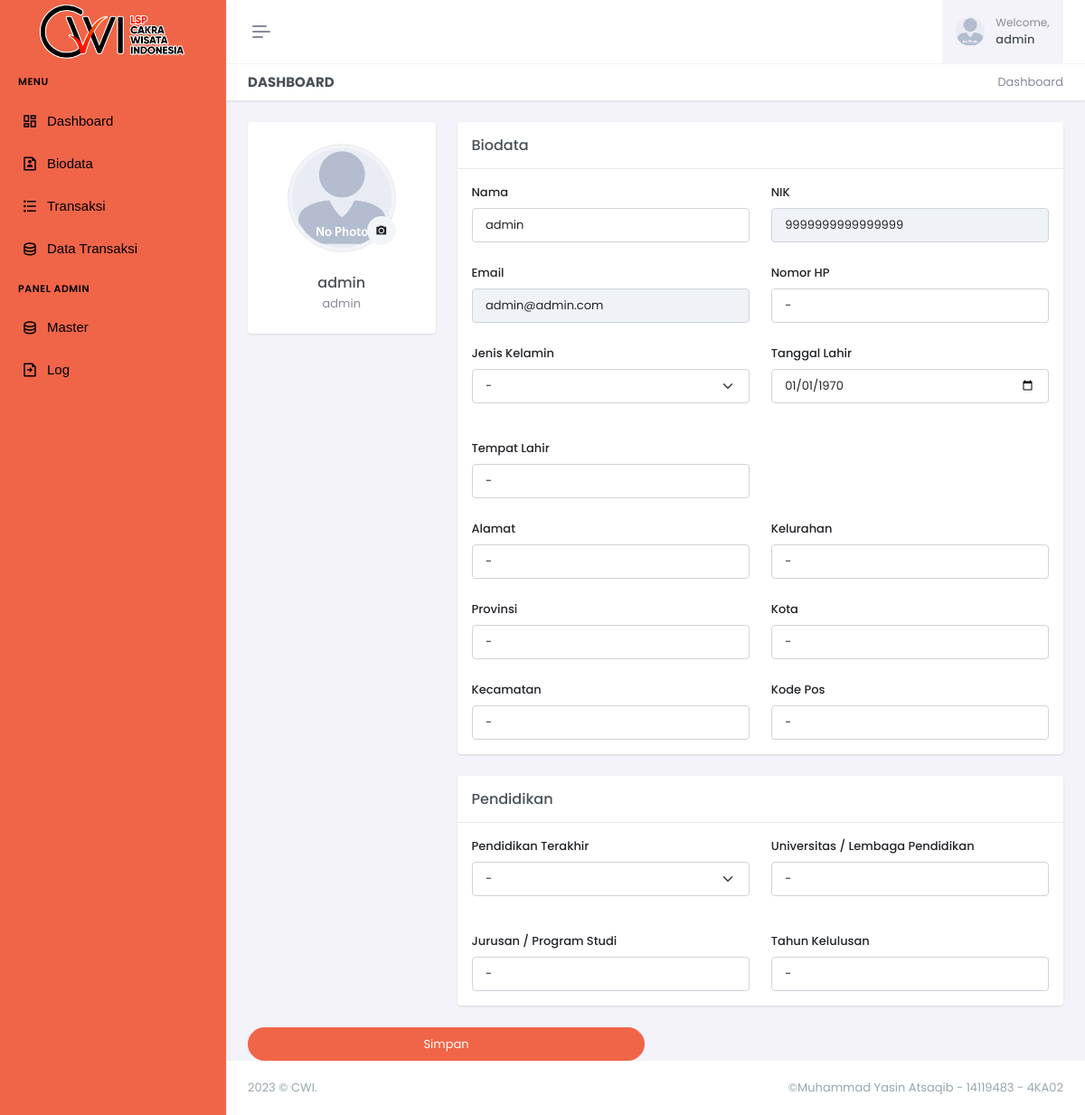
The app's page /biodata.php (signed in) with its own data.
### tables this page shows
CREATE TABLE `tb_acc` (
  `id_acc` int(3) NOT NULL,
  `nik_acc` varchar(16) NOT NULL,
  `email_acc` varchar(128) NOT NULL,
  `password_acc` varchar(128) NOT NULL,
  `fullname` varchar(128) NOT NULL,
  `role_acc` varchar(12) NOT NULL,
  `registime_acc` datetime NOT NULL,
  `jenis_kelamin` varchar(10) NOT NULL,
  `pendidikan_terakhir` varchar(32) NOT NULL,
  `lembaga_pendidikan` varchar(255) NOT NULL,
  `jurusan_pendidikan` varchar(255) NOT NULL,
  `kelulusan_pendidikan` varchar(255) NOT NULL,
  `tempat_lahir` varchar(255) NOT NULL,
  `tanggal_lahir` date NOT NULL,
  `nomor_hp` varchar(14) NOT NULL,
  `alamat` varchar(255) NOT NULL,
  `kelurahan` varchar(255) NOT NULL,
  `provinsi` varchar(255) NOT NULL,
  `kota` varchar(255) NOT NULL,
  `kecamatan` varchar(255) NOT NULL,
  `kode_pos` varchar(32) NOT NULL,
  `foto_acc` varchar(255) NOT NULL
);

### biodata.php (the view, shortened to what the rows shown need)
<!doctype html>
<html lang="en" data-layout="vertical" data-topbar="light" data-sidebar="dark" data-sidebar-size="lg"
    data-sidebar-image="none" data-preloader="disable">
<link href="assets/css/app.min.css" rel="stylesheet" type="text/css" />
<link href="assets/css/custom.min.css" rel="stylesheet" type="text/css" />
<link href='assets/libs/sweetalert2/sweetalert2.min.css' rel='stylesheet' type='text/css' />
<body>
    <div id="layout-wrapper">
                    <?php
                    include 'exc/conn.php';
                    $stmt = "SELECT * FROM tb_acc WHERE id_acc=$_SESSION[id_acc]";
                    $query = mysqli_query($conn, $stmt);
                    while($result = mysqli_fetch_array($query)){
                        $fullname = $result['fullname'];
                        $nik_acc = $result['nik_acc'];
                        $email_acc = $result['email_acc'];
                        $jenis_kelamin = $result['jenis_kelamin'];
                        $pendidikan_terakhir = $result['pendidikan_terakhir'];
                        $lembaga_pendidikan = $result['lembaga_pendidikan'];
                        $jurusan_pendidikan = $result['jurusan_pendidikan'];
                        $kelulusan_pendidikan = $result['kelulusan_pendidikan'];
                        $tempat_lahir = $result['tempat_lahir'];
                        $tanggal_lahir = $result['tanggal_lahir'];
                        $nomor_hp = $result['nomor_hp'];
                        $alamat = $result['alamat'];
                        $kelurahan = $result['kelurahan'];
                        $provinsi = $result['provinsi'];
                        $kota = $result['kota'];
                        $kecamatan = $result['kecamatan'];
                        $kode_pos = $result['kode_pos'];
                    }
                    ?>
        <div class="main-content">
            <div class="page-content">
                    <?php include 'include/header.php'; ?>
                <form action="exc/exc-biodata.php" method="POST" enctype="multipart/form-data">
                    <div class="container-fluid" bis_skin_checked="1">
                        <div class="row" bis_skin_checked="1">
                            <div class="col-lg-9" bis_skin_checked="1">
                                <div class="card" bis_skin_checked="1">
                                    <div class="card-body" bis_skin_checked="1">
                                        <div class="live-preview" bis_skin_checked="1">
                                            <div class="row gy-4" bis_skin_checked="1">
                                                <div class="col-xxl-3 col-md-6" bis_skin_checked="1">
                                                    <div bis_skin_checked="1">
                                                        <label for="fullname" class="form-label">Nama</label>
                                                        <input value="<?=$fullname?>" type="text" class="form-control"
                                                            name="fullname">
                                                    </div>
                                                </div>
                                                <div class="col-xxl-3 col-md-6" bis_skin_checked="1">
                                                    <div bis_skin_checked="1">
                                                        <label for="nik_acc" class="form-label">NIK</label>
                                                        <input value="<?=$nik_acc?>" type="text" class="form-control"
                                                            name="nik_acc" disabled>
                                                    </div>
                                                </div>
                                                <div class="col-xxl-3 col-md-6" bis_skin_checked="1">
                                                    <div bis_skin_checked="1">
                                                        <label for="disabledInput" class="form-label">Email</label>
                                                        <input type="text" class="form-control" name="email_acc"
                                                            value="<?=$email_acc?>" disabled="">
                                                    </div>
                                                </div>
                                                <div class="col-xxl-3 col-md-6" bis_skin_checked="1">
                                                    <div bis_skin_checked="1">
                                                        <label for="nomor_hp" class="form-label">Nomor HP</label>
                                                        <input value="<?=$nomor_hp?>" type="text" class="form-control"
                                                            name="nomor_hp">
                                                    </div>
                                                </div>
                                                <div class="col-xxl-3 col-md-6" bis_skin_checked="1">
                                                    <label for="jenis_kelamin" class="form-label">Jenis Kelamin</label>
                                                    <select name="jenis_kelamin" value="<?=$jenis_kelamin?>"
                                                        class="form-select mb-3" aria-label="Default select example">
                                                        <option hidden selected value="<?=$jenis_kelamin?>">
                                                            <?=$jenis_kelamin?></option>
                                                    </select>
                                                </div>
                                                <div class="col-xxl-3 col-md-6" bis_skin_checked="1">
                                                    <div bis_skin_checked="1">
                                                        <label for="tanggal_lahir" class="form-label">Tanggal
                                                            Lahir</label>
                                                        <input value="<?=$tanggal_lahir?>" type="date"
                                                            class="form-control" name="tanggal_lahir">
                                                    </div>
                                                </div>
                                                <div class="col-xxl-3 col-md-6" bis_skin_checked="1">
                                                    <div bis_skin_checked="1">
                                                        <label for="tempat_lahir" class="form-label">Tempat
                                                            Lahir</label>
                                                        <input value="<?=$tempat_lahir?>" type="text"
                                                            class="form-control" name="tempat_lahir">
                                                    </div>
                                                </div>
                                                <div class="col-xxl-3 col-md-6" bis_skin_checked="1">
                                                    <div bis_skin_checked="1">
                                                        <label for="alamat" class="form-label">Alamat</label>
                                                        <input value="<?=$alamat?>" type="text" class="form-control"
                                                            name="alamat">
                                                    </div>
                                                </div>
                                                <div class="col-xxl-3 col-md-6" bis_skin_checked="1">
                                                    <div bis_skin_checked="1">
                                                        <label for="kelurahan" class="form-label">Kelurahan</label>
                                                        <input value="<?=$kelurahan?>" type="text" class="form-control"
                                                            name="kelurahan">
                                                    </div>
                                                </div>
                                                <div class="col-xxl-3 col-md-6" bis_skin_checked="1">
                                                    <div bis_skin_checked="1">
                                                        <label for="provinsi" class="form-label">Provinsi</label>
                                                        <input value="<?=$provinsi?>" type="text" class="form-control"
                                                            name="provinsi">
                                                    </div>
                                                </div>
                                                <div class="col-xxl-3 col-md-6" bis_skin_checked="1">
                                                    <div bis_skin_checked="1">
                                                        <label for="kota" class="form-label">Kota</label>
                                                        <input value="<?=$kota?>" type="text" class="form-control"
                                                            name="kota">
                                                    </div>
                                                </div>
                                                <div class="col-xxl-3 col-md-6" bis_skin_checked="1">
                                                    <div bis_skin_checked="1">
                                                        <label for="kecamatan" class="form-label">Kecamatan</label>
                                                        <input value="<?=$kecamatan?>" type="text" class="form-control"
                                                            name="kecamatan">
                                                    </div>
                                                </div>
                                                <div class="col-xxl-3 col-md-6" bis_skin_checked="1">
                                                    <div bis_skin_checked="1">
                                                        <label for="kode_pos" class="form-label">Kode Pos</label>
                                                        <input value="<?=$kode_pos?>" type="text" class="form-control"
                                                            name="kode_pos">
                                                    </div>
                                                </div>
                                            </div>
                                        </div>
                                    </div>
                                </div>
                                <div class="card" bis_skin_checked="1">
                                    <div class="card-body" bis_skin_checked="1">
                                        <div class="live-preview" bis_skin_checked="1">
                                            <div class="row gy-4" bis_skin_checked="1">
                                                <div class="col-xxl-3 col-md-6" bis_skin_checked="1">
                                                    <label for="pendidikan_terakhir" class="form-label">Pendidikan
                                                        Terakhir</label>
                                                    <select name="pendidikan_terakhir" value="<?=$pendidikan_terakhir?>"
                                                        class="form-select mb-3" aria-label="Default select example">
                                                        <option hidden selected value="<?=$pendidikan_terakhir?>">
                                                            <?=$pendidikan_terakhir?></option>
                                                    </select>
                                                </div>
                                                <div class="col-xxl-3 col-md-6" bis_skin_checked="1">
                                                    <div bis_skin_checked="1">
                                                        <label for="lembaga_pendidikan" class="form-label">Universitas /
                                                            Lembaga
                                                            Pendidikan</label>
                                                        <input value="<?=$lembaga_pendidikan?>" type="text"
                                                            class="form-control" name="lembaga_pendidikan">
                                                    </div>
                                                </div>
                                                <div class="col-xxl-3 col-md-6" bis_skin_checked="1">
                                                    <div bis_skin_checked="1">
                                                        <label for="jurusan_pendidikan" class="form-label">Jurusan /
                                                            Program
                                                            Studi</label>
                                                        <input value="<?=$jurusan_pendidikan?>" type="text"
                                                            class="form-control" name="jurusan_pendidikan">
                                                    </div>
                                                </div>
                                                <div class="col-xxl-3 col-md-6" bis_skin_checked="1">
                                                    <div bis_skin_checked="1">
                                                        <label for="kelulusan_pendidikan" class="form-label">Tahun
                                                            Kelulusan</label>
                                                        <input value="<?=$kelulusan_pendidikan?>" type="text"
                                                            class="form-control" name="kelulusan_pendidikan">
                                                    </div>
                                                </div>
                                            </div>
                                        </div>
                                    </div>
                                </div>
                            </div>
                        </div>
                    </div>
                </form>
            </div>
        </div>
    </div>
</body>
</html>

### records on screen
tb_acc: fullname "admin", nik_acc "9999999999999999", email_acc "admin@admin.com", nomor_hp "-", jenis_kelamin "-", tanggal_lahir "01/01/1970", tempat_lahir "-", alamat "-", kelurahan "-", provinsi "-", kota "-", kecamatan "-", kode_pos "-", pendidikan_terakhir "-", lembaga_pendidikan "-", jurusan_pendidikan "-", kelulusan_pendidikan "-"

### other values on screen
$_SESSION['fullname'] "admin"
$_SESSION['role_acc'] "admin"
